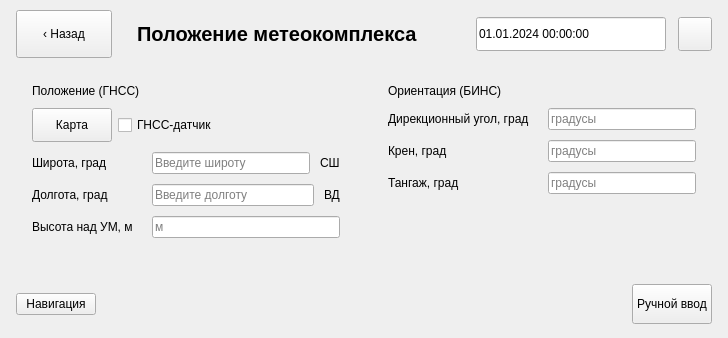
      <widget class="QWidget" name="page_position">
       <layout class="QVBoxLayout" name="verticalLayout">
        <property name="spacing">
         <number>12</number>
        </property>
        <property name="leftMargin">
         <number>16</number>
        </property>
        <property name="topMargin">
         <number>10</number>
        </property>
        <property name="rightMargin">
         <number>16</number>
        </property>
        <property name="bottomMargin">
         <number>14</number>
        </property>
        <item>
         <layout class="QHBoxLayout" name="positionHeaderLayout">
          <item>
           <widget class="QPushButton" name="btnBackFromPosition">
            <property name="minimumSize">
             <size>
              <width>96</width>
              <height>48</height>
             </size>
            </property>
            <property name="text">
             <string>‹ Назад</string>
            </property>
           </widget>
          </item>
          <item>
           <widget class="QLabel" name="lblPositionPageTitle">
            <property name="styleSheet">
             <string notr="true">font-size: 15pt; font-weight: bold; padding-left: 8px; background: transparent; border: none;</string>
            </property>
            <property name="text">
             <string>Положение метеокомплекса</string>
            </property>
           </widget>
          </item>
          <item>
           <spacer name="positionHeaderSpacer">
            <property name="orientation">
             <enum>Qt::Horizontal</enum>
            </property>
            <property name="sizeHint" stdset="0">
             <size>
              <width>40</width>
              <height>20</height>
             </size>
            </property>
           </spacer>
          </item>
          <item>
           <widget class="QLineEdit" name="editDateTime">
            <property name="minimumSize">
             <size>
              <width>190</width>
              <height>34</height>
             </size>
            </property>
            <property name="maximumSize">
             <size>
              <width>190</width>
              <height>34</height>
             </size>
            </property>
            <property name="text">
             <string>01.01.2024 00:00:00</string>
            </property>
            <property name="readOnly">
             <bool>true</bool>
            </property>
           </widget>
          </item>
          <item>
           <widget class="QPushButton" name="btnSyncTime">
            <property name="minimumSize">
             <size>
              <width>34</width>
              <height>34</height>
             </size>
            </property>
            <property name="maximumSize">
             <size>
              <width>34</width>
              <height>34</height>
             </size>
            </property>
            <property name="toolTip">
             <string>Синхронизировать с системным временем</string>
            </property>
            <property name="text">
             <string/>
            </property>
            <property name="icon">
             <iconset resource="Resources.qrc">
              <normaloff>:/icons/clock_manual_time.svg</normaloff>:/icons/clock_manual_time.svg</iconset>
            </property>
            <property name="iconSize">
             <size>
              <width>18</width>
              <height>18</height>
             </size>
            </property>
           </widget>
          </item>
         </layout>
        </item>
        <item>
         <layout class="QHBoxLayout" name="positionCardsRow">
          <property name="spacing">
           <number>16</number>
          </property>
          <item>
           <widget class="QFrame" name="gnssPositionCard">
            <property name="frameShape">
             <enum>QFrame::NoFrame</enum>
            </property>
            <layout class="QVBoxLayout" name="gnssCardLayout">
             <property name="spacing">
              <number>10</number>
             </property>
             <property name="leftMargin">
              <number>16</number>
             </property>
             <property name="topMargin">
              <number>14</number>
             </property>
             <property name="rightMargin">
              <number>16</number>
             </property>
             <property name="bottomMargin">
              <number>14</number>
             </property>
             <item>
              <widget class="QLabel" name="lblGnssCardTitle">
               <property name="text">
                <string>Положение (ГНСС)</string>
               </property>
              </widget>
             </item>
             <item>
              <layout class="QHBoxLayout" name="gnssSourceChipsRow">
               <property name="spacing">
                <number>6</number>
               </property>
               <item>
                <widget class="QPushButton" name="btnMapCoordinatesPos">
                 <property name="minimumSize">
                  <size>
                   <width>0</width>
                   <height>34</height>
                  </size>
                 </property>
                 <property name="toolTip">
                  <string>Использовать координаты с карты</string>
                 </property>
                 <property name="text">
                  <string>Карта</string>
                 </property>
                 <property name="checkable">
                  <bool>true</bool>
                 </property>
                </widget>
               </item>
               <item>
                <widget class="QCheckBox" name="checkboxGnssPos">
                 <property name="minimumSize">
                  <size>
                   <width>0</width>
                   <height>34</height>
                  </size>
                 </property>
                 <property name="text">
                  <string>ГНСС-датчик</string>
                 </property>
                </widget>
               </item>
               <item>
                <spacer name="gnssChipsSpacer">
                 <property name="orientation">
                  <enum>Qt::Horizontal</enum>
                 </property>
                 <property name="sizeHint" stdset="0">
                  <size>
                   <width>20</width>
                   <height>20</height>
                  </size>
                 </property>
                </spacer>
               </item>
              </layout>
             </item>
             <item>
              <layout class="QHBoxLayout" name="latRow">
               <item>
                <widget class="QLabel" name="lblLatitudeLabel">
                 <property name="minimumSize">
                  <size>
                   <width>110</width>
                   <height>0</height>
                  </size>
                 </property>
                 <property name="text">
                  <string>Широта, град</string>
                 </property>
                </widget>
               </item>
               <item>
                <widget class="QLineEdit" name="editLatitude">
                 <property name="text">
                  <string/>
                 </property>
                 <property name="placeholderText">
                  <string>Введите широту</string>
                 </property>
                </widget>
               </item>
               <item>
                <widget class="QLabel" name="lblLatitudeType">
                 <property name="text">
                  <string>СШ</string>
                 </property>
                </widget>
               </item>
              </layout>
             </item>
             <item>
              <layout class="QHBoxLayout" name="lonRow">
               <item>
                <widget class="QLabel" name="lblLongitudeLabel">
                 <property name="minimumSize">
                  <size>
                   <width>110</width>
                   <height>0</height>
                  </size>
                 </property>
                 <property name="text">
                  <string>Долгота, град</string>
                 </property>
                </widget>
               </item>
               <item>
                <widget class="QLineEdit" name="editLongitude">
                 <property name="text">
                  <string/>
                 </property>
                 <property name="placeholderText">
                  <string>Введите долготу</string>
                 </property>
                </widget>
               </item>
               <item>
                <widget class="QLabel" name="lblLongitudeType">
                 <property name="text">
                  <string>ВД</string>
                 </property>
                </widget>
               </item>
              </layout>
             </item>
             <item>
              <layout class="QHBoxLayout" name="altRow">
               <item>
                <widget class="QLabel" name="lblAltitudeLabel">
                 <property name="minimumSize">
                  <size>
                   <width>110</width>
                   <height>0</height>
                  </size>
                 </property>
                 <property name="text">
                  <string>Высота над УМ, м</string>
                 </property>
                </widget>
               </item>
               <item>
                <widget class="QLineEdit" name="editAltitude">
                 <property name="text">
                  <string/>
                 </property>
                 <property name="placeholderText">
                  <string>м</string>
                 </property>
                </widget>
               </item>
              </layout>
             </item>
             <item>
              <spacer name="gnssCardBottomSpacer">
               <property name="orientation">
                <enum>Qt::Vertical</enum>
               </property>
               <property name="sizeHint" stdset="0">
                <size>
                 <width>20</width>
                 <height>20</height>
                </size>
               </property>
              </spacer>
             </item>
            </layout>
           </widget>
          </item>
          <item>
           <widget class="QFrame" name="binsOrientationCard">
            <property name="frameShape">
             <enum>QFrame::NoFrame</enum>
            </property>
            <layout class="QVBoxLayout" name="binsCardLayout">
             <property name="spacing">
              <number>10</number>
             </property>
             <property name="leftMargin">
              <number>16</number>
             </property>
             <property name="topMargin">
              <number>14</number>
             </property>
             <property name="rightMargin">
              <number>16</number>
             </property>
             <property name="bottomMargin">
              <number>14</number>
             </property>
             <item>
              <widget class="QLabel" name="lblBinsCardTitle">
               <property name="text">
                <string>Ориентация (БИНС)</string>
               </property>
              </widget>
             </item>
             <item>
              <layout class="QHBoxLayout" name="dirRow">
               <item>
                <widget class="QLabel" name="lblDirectionAngleLabel">
                 <property name="minimumSize">
                  <size>
                   <width>150</width>
                   <height>0</height>
                  </size>
                 </property>
                 <property name="text">
                  <string>Дирекционный угол, град</string>
                 </property>
                </widget>
               </item>
               <item>
                <widget class="QLineEdit" name="editDirectionAngle">
                 <property name="text">
                  <string></string>
                 </property>
                 <property name="placeholderText">
                  <string>градусы</string>
                 </property>
                </widget>
               </item>
              </layout>
             </item>
             <item>
              <layout class="QHBoxLayout" name="rollRow">
               <item>
                <widget class="QLabel" name="lblRollAngleLabel">
                 <property name="minimumSize">
                  <size>
                   <width>150</width>
                   <height>0</height>
                  </size>
                 </property>
                 <property name="text">
                  <string>Крен, град</string>
                 </property>
                </widget>
               </item>
               <item>
                <widget class="QLineEdit" name="editRollAngle">
                 <property name="text">
                  <string></string>
                 </property>
                 <property name="placeholderText">
                  <string>градусы</string>
                 </property>
                </widget>
               </item>
              </layout>
             </item>
             <item>
              <layout class="QHBoxLayout" name="pitchRow">
               <item>
                <widget class="QLabel" name="lblPitchAngleLabel">
                 <property name="minimumSize">
                  <size>
                   <width>150</width>
                   <height>0</height>
                  </size>
                 </property>
                 <property name="text">
                  <string>Тангаж, град</string>
                 </property>
                </widget>
               </item>
               <item>
                <widget class="QLineEdit" name="editPitchAngle">
                 <property name="text">
                  <string></string>
                 </property>
                 <property name="placeholderText">
                  <string>градусы</string>
                 </property>
                </widget>
               </item>
              </layout>
             </item>
             <item>
              <spacer name="binsCardBottomSpacer">
               <property name="orientation">
                <enum>Qt::Vertical</enum>
               </property>
               <property name="sizeHint" stdset="0">
                <size>
                 <width>20</width>
                 <height>20</height>
                </size>
               </property>
              </spacer>
             </item>
            </layout>
           </widget>
          </item>
         </layout>
        </item>
        <item>
         <layout class="QHBoxLayout" name="positionFooterRow">
          <item>
           <widget class="QPushButton" name="btnNavigation">
            <property name="visible">
             <bool>false</bool>
            </property>
            <property name="text">
             <string>Навигация</string>
            </property>
           </widget>
          </item>
          <item>
           <spacer name="positionFooterSpacer">
            <property name="orientation">
             <enum>Qt::Horizontal</enum>
            </property>
            <property name="sizeHint" stdset="0">
             <size>
              <width>40</width>
              <height>20</height>
             </size>
            </property>
           </spacer>
          </item>
          <item>
           <widget class="QPushButton" name="btnManualInput">
            <property name="minimumSize">
             <size>
              <width>0</width>
              <height>40</height>
             </size>
            </property>
            <property name="text">
             <string>Ручной ввод</string>
            </property>
           </widget>
          </item>
         </layout>
        </item>
       </layout>
      </widget>
